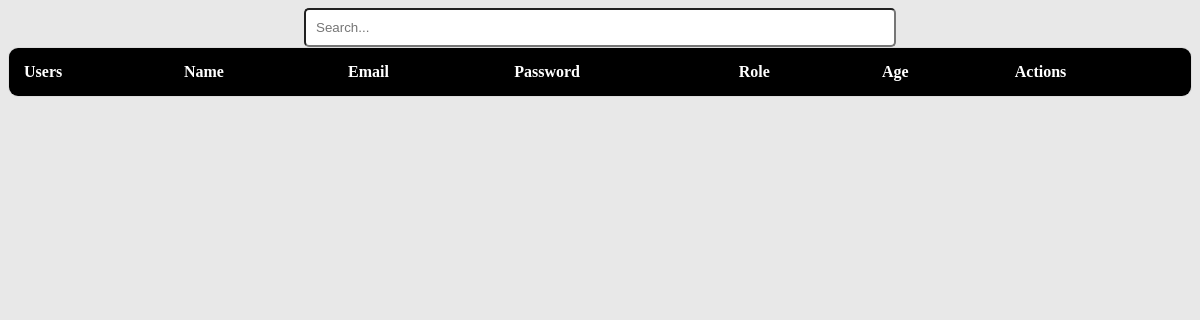
The page /users.php on the database as committed earlier.
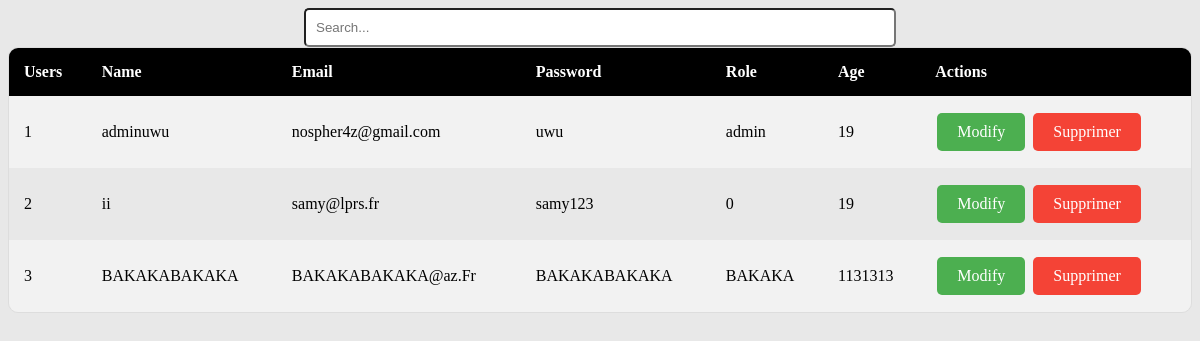
The same page on the database as committed later.
### tables this page shows
CREATE TABLE IF NOT EXISTS `utilisateur` (
  `id_utilisateur` int NOT NULL AUTO_INCREMENT,
  `nom` varchar(55) NOT NULL,
  `email` varchar(255) NOT NULL,
  `password` varchar(255) NOT NULL,
  `age` int NOT NULL,
  `role` varchar(255) NOT NULL,
  PRIMARY KEY (`id_utilisateur`)
);

### users.php (the view, shortened to what this page needs)
<!DOCTYPE html>
<html>
<head>
</head>
<body>
    <form method="post">
        <input type="search" id="search" name="search" placeholder="Search...">
    </form>
    <?php
    $host = 'localhost';
    $db   = 'sak_movie';
    $user = 'root';
    $pass = '';
    $charset = 'utf8mb4';
    $dsn = "mysql:host=$host;dbname=$db;charset=$charset";
    $opt = [
        PDO::ATTR_ERRMODE            => PDO::ERRMODE_EXCEPTION,
        PDO::ATTR_DEFAULT_FETCH_MODE => PDO::FETCH_ASSOC,
        PDO::ATTR_EMULATE_PREPARES   => false,
    ];
    $pdo = new PDO($dsn, $user, $pass, $opt);
    $search = '';
    $sql = "SELECT * FROM utilisateur WHERE id_utilisateur LIKE ? OR nom LIKE ? OR email LIKE ? OR role LIKE ? OR age LIKE ?";
    $stmt = $pdo->prepare($sql);
    $stmt->execute(["%$search%", "%$search%", "%$search%", "%$search%", "%$search%"]);
    $users = $stmt->fetchAll();
    ?>
<table>
  <tr>
    <th>Users</th>
    <th>Name</th>
    <th>Email</th>
    <th>Password</th>
    <th>Role</th>
    <th>Age</th>
    <th>Actions</th>
  </tr>
  <?php foreach ($users as $user): ?>
    <tr>
        <td><?= $user['id_utilisateur'] ?></td>
        <td><?= $user['nom'] ?></td>
        <td><?= $user['email'] ?></td>
        <td><?= $user['password'] ?></td>
        <td><?= $user['role'] ?></td>
        <td><?= $user['age'] ?></td>
        <td>
        <a href="modif_user.php?id=<?= $user['id_utilisateur'] ?>" class="modify-button">Modify</a>
        <a href="delete_user.php?id=<?= $user['id_utilisateur'] ?>" class="delete-button">Supprimer</a>
</form>        </td>
    </tr>
  <?php endforeach; ?>
</table>
</body>
</html>

Rows that differ between the two databases and show on the page:
added utilisateur: id_utilisateur "1", nom "adminuwu", email "nospher4z@gmail.com", password "uwu", role "admin", age "19"
added utilisateur: id_utilisateur "2", nom "ii", email "samy@lprs.fr", password "samy123", role "0", age "19"
added utilisateur: id_utilisateur "3", nom "BAKAKABAKAKA", email "BAKAKABAKAKA@az.Fr", password "BAKAKABAKAKA", role "BAKAKA", age "1131313"
